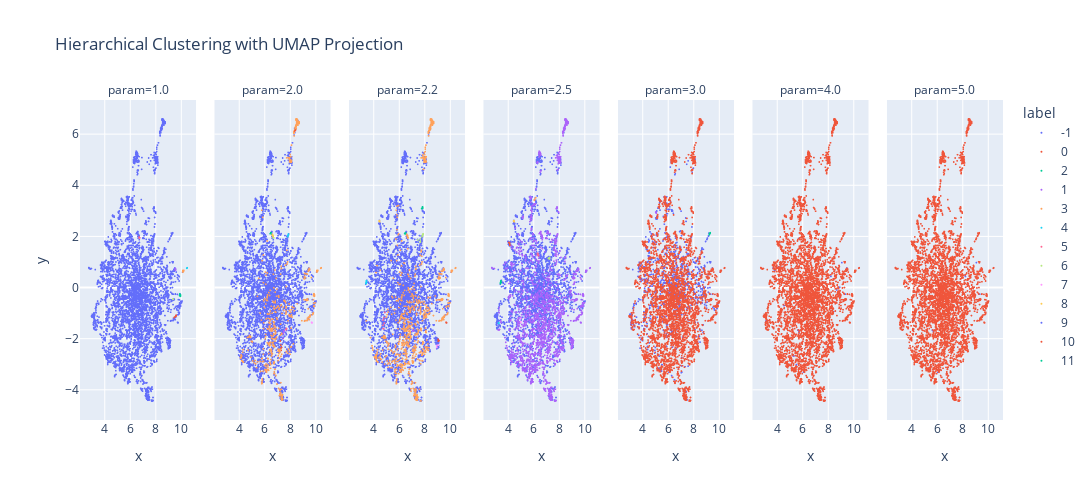

The notebook cell this image was saved under:
### Code cell
lams = [1.0, 2.0, 2.2, 2.5, 3.0, 4.0, 5.0]
labels = [clusterer.single_linkage_tree_.get_clusters(lam, min_cluster_size=3) for lam in lams ]
# unique len
for lab in labels:
    print(len(np.unique(lab)))    
plot_hierarchical_scatter(proj, labels, params=lams)

### Figure 1 — Plotly figure (JSON) as saved in the notebook; plotly's stock layout.template omitted (floating-point values rounded to 4 significant figures; data arrays with more than 128 entries replaced by an {"elided": "..."} marker saying what was removed)
{"data": [{"hovertemplate": "label=-1<br>param=1.0<br>x=%{x}<br>y=%{y}<extra></extra>", "legendgroup": "-1", "marker": {"color": "#636efa", "size": 2, "symbol": "circle"}, "mode": "markers", "name": "-1", "showlegend": true, "type": "scattergl", "x": {"elided": "4957 float values"}, "xaxis": "x", "y": {"elided": "4957 float values"}, "yaxis": "y"}, {"hovertemplate": "label=-1<br>param=2.0<br>x=%{x}<br>y=%{y}<extra></extra>", "legendgroup": "-1", "marker": {"color": "#636efa", "size": 2, "symbol": "circle"}, "mode": "markers", "name": "-1", "showlegend": false, "type": "scattergl", "x": {"elided": "4419 float values"}, "xaxis": "x2", "y": {"elided": "4419 float values"}, "yaxis": "y2"}, {"hovertemplate": "label=-1<br>param=2.2<br>x=%{x}<br>y=%{y}<extra></extra>", "legendgroup": "-1", "marker": {"color": "#636efa", "size": 2, "symbol": "circle"}, "mode": "markers", "name": "-1", "showlegend": false, "type": "scattergl", "x": {"elided": "4047 float values"}, "xaxis": "x3", "y": {"elided": "4047 float values"}, "yaxis": "y3"}, {"hovertemplate": "label=-1<br>param=2.5<br>x=%{x}<br>y=%{y}<extra></extra>", "legendgroup": "-1", "marker": {"color": "#636efa", "size": 2, "symbol": "circle"}, "mode": "markers", "name": "-1", "showlegend": false, "type": "scattergl", "x": {"elided": "3079 float values"}, "xaxis": "x4", "y": {"elided": "3079 float values"}, "yaxis": "y4"}, {"hovertemplate": "label=-1<br>param=3.0<br>x=%{x}<br>y=%{y}<extra></extra>", "legendgroup": "-1", "marker": {"color": "#636efa", "size": 2, "symbol": "circle"}, "mode": "markers", "name": "-1", "showlegend": false, "type": "scattergl", "x": {"elided": "1023 float values"}, "xaxis": "x5", "y": {"elided": "1023 float values"}, "yaxis": "y5"}, {"hovertemplate": "label=-1<br>param=4.0<br>x=%{x}<br>y=%{y}<extra></extra>", "legendgroup": "-1", "marker": {"color": "#636efa", "size": 2, "symbol": "circle"}, "mode": "markers", "name": "-1", "showlegend": false, "type": "scattergl", "x": [7.35, 5.539, 5.645, 5.554, 4.112, 4.535, 9.105, 5.76, 3.721, 10.05, 3.828, 3.148, 8.888, 4.384, 4.107, 7.032, 3.917, 5.74, 6.909, 8.248, 8.449, 4.572, 9.491, 8.948, 8.939, 9.375, 3.806, 3.708, 5.736, 6.095, 8.707, 5.339, 7.087], "xaxis": "x6", "y": [-3.966, -3.015, -1.665, -3.018, -1.276, 1.365, 0.9758, -1.78, 0.7875, -0.5358, 0.6528, -1.317, -0.3036, 0.7888, 0.8054, 0.6279, 0.2454, -1.722, 1.565, 0.4343, -0.9399, -0.7079, 0.7653, -0.2663, 0.01552, -0.2583, 0.8761, 0.7534, 1.927, -3.314, -0.09402, -2.684, 0.8973], "yaxis": "y6"}, {"hovertemplate": "label=-1<br>param=5.0<br>x=%{x}<br>y=%{y}<extra></extra>", "legendgroup": "-1", "marker": {"color": "#636efa", "size": 2, "symbol": "circle"}, "mode": "markers", "name": "-1", "showlegend": false, "type": "scattergl", "x": [5.645, 4.112, 9.105, 5.74, 8.248, 9.375, 6.095], "xaxis": "x7", "y": [-1.665, -1.276, 0.9758, -1.722, 0.4343, -0.2583, -3.314], "yaxis": "y7"}, {"hovertemplate": "label=0<br>param=1.0<br>x=%{x}<br>y=%{y}<extra></extra>", "legendgroup": "0", "marker": {"color": "#EF553B", "size": 2, "symbol": "circle"}, "mode": "markers", "name": "0", "showlegend": true, "type": "scattergl", "x": [9.445, 9.513, 9.564, 9.565, 9.608, 9.591, 9.592], "xaxis": "x", "y": [-1.172, -1.142, -1.114, -1.125, -1.088, -1.118, -1.08], "yaxis": "y"}, {"hovertemplate": "label=0<br>param=2.0<br>x=%{x}<br>y=%{y}<extra></extra>", "legendgroup": "0", "marker": {"color": "#EF553B", "size": 2, "symbol": "circle"}, "mode": "markers", "name": "0", "showlegend": false, "type": "scattergl", "x": [7.256, 7.301, 7.317, 7.229, 7.293, 7.357], "xaxis": "x2", "y": [-2.09, -2.25, -2.459, -2.435, -2.382, -2.345], "yaxis": "y2"}, {"hovertemplate": "label=0<br>param=2.2<br>x=%{x}<br>y=%{y}<extra></extra>", "legendgroup": "0", "marker": {"color": "#EF553B", "size": 2, "symbol": "circle"}, "mode": "markers", "name": "0", "showlegend": false, "type": "scattergl", "x": [9.103, 9.133, 9.093, 9.08, 9.152], "xaxis": "x3", "y": [-2.061, -2.076, -2.1, -2.023, -2.079], "yaxis": "y3"}, {"hovertemplate": "label=0<br>param=2.5<br>x=%{x}<br>y=%{y}<extra></extra>", "legendgroup": "0", "marker": {"color": "#EF553B", "size": 2, "symbol": "circle"}, "mode": "markers", "name": "0", "showlegend": false, "type": "scattergl", "x": [4.146, 4.162, 4.165, 4.096, 4.077], "xaxis": "x4", "y": [1.747, 1.691, 1.655, 1.764, 1.755], "yaxis": "y4"}, {"hovertemplate": "label=0<br>param=3.0<br>x=%{x}<br>y=%{y}<extra></extra>", "legendgroup": "0", "marker": {"color": "#EF553B", "size": 2, "symbol": "circle"}, "mode": "markers", "name": "0", "showlegend": false, "type": "scattergl", "x": {"elided": "3963 float values"}, "xaxis": "x5", "y": {"elided": "3963 float values"}, "yaxis": "y5"}, {"hovertemplate": "label=0<br>param=4.0<br>x=%{x}<br>y=%{y}<extra></extra>", "legendgroup": "0", "marker": {"color": "#EF553B", "size": 2, "symbol": "circle"}, "mode": "markers", "name": "0", "showlegend": false, "type": "scattergl", "x": {"elided": "4967 float values"}, "xaxis": "x6", "y": {"elided": "4967 float values"}, "yaxis": "y6"}, {"hovertemplate": "label=0<br>param=5.0<br>x=%{x}<br>y=%{y}<extra></extra>", "legendgroup": "0", "marker": {"color": "#EF553B", "size": 2, "symbol": "circle"}, "mode": "markers", "name": "0", "showlegend": false, "type": "scattergl", "x": {"elided": "4993 float values"}, "xaxis": "x7", "y": {"elided": "4993 float values"}, "yaxis": "y7"}, {"hovertemplate": "label=2<br>param=1.0<br>x=%{x}<br>y=%{y}<extra></extra>", "legendgroup": "2", "marker": {"color": "#00cc96", "size": 2, "symbol": "circle"}, "mode": "markers", "name": "2", "showlegend": true, "type": "scattergl", "x": [9.866, 9.892, 9.934, 9.89, 9.921, 9.879, 9.94], "xaxis": "x", "y": [-0.3168, -0.288, -0.3433, -0.2885, -0.2852, -0.2524, -0.294], "yaxis": "y"}, {"hovertemplate": "label=2<br>param=2.0<br>x=%{x}<br>y=%{y}<extra></extra>", "legendgroup": "2", "marker": {"color": "#00cc96", "size": 2, "symbol": "circle"}, "mode": "markers", "name": "2", "showlegend": false, "type": "scattergl", "x": [6.463, 6.528, 6.594, 6.511], "xaxis": "x2", "y": [2.106, 2.146, 2.082, 2.141], "yaxis": "y2"}, {"hovertemplate": "label=2<br>param=2.2<br>x=%{x}<br>y=%{y}<extra></extra>", "legendgroup": "2", "marker": {"color": "#00cc96", "size": 2, "symbol": "circle"}, "mode": "markers", "name": "2", "showlegend": false, "type": "scattergl", "x": [6.463, 6.528, 6.594, 6.511, 6.518], "xaxis": "x3", "y": [2.106, 2.146, 2.082, 2.141, 2.139], "yaxis": "y3"}, {"hovertemplate": "label=2<br>param=2.5<br>x=%{x}<br>y=%{y}<extra></extra>", "legendgroup": "2", "marker": {"color": "#00cc96", "size": 2, "symbol": "circle"}, "mode": "markers", "name": "2", "showlegend": false, "type": "scattergl", "x": [3.46, 3.417, 3.469, 3.449, 3.454, 3.479, 3.468, 3.452, 3.434, 3.45], "xaxis": "x4", "y": [0.2154, 0.1765, 0.2071, 0.2027, 0.224, 0.1978, 0.2681, 0.1781, 0.1576, 0.2208], "yaxis": "y4"}, {"hovertemplate": "label=2<br>param=3.0<br>x=%{x}<br>y=%{y}<extra></extra>", "legendgroup": "2", "marker": {"color": "#00cc96", "size": 2, "symbol": "circle"}, "mode": "markers", "name": "2", "showlegend": false, "type": "scattergl", "x": [9.257, 9.328, 9.286, 9.316, 9.293, 9.297, 9.252, 9.302, 9.286, 9.291], "xaxis": "x5", "y": [2.07, 2.147, 2.103, 2.128, 2.111, 2.115, 2.071, 2.108, 2.12, 2.113], "yaxis": "y5"}, {"hovertemplate": "label=1<br>param=1.0<br>x=%{x}<br>y=%{y}<extra></extra>", "legendgroup": "1", "marker": {"color": "#ab63fa", "size": 2, "symbol": "circle"}, "mode": "markers", "name": "1", "showlegend": true, "type": "scattergl", "x": [9.547, 9.535, 9.532, 9.54, 9.521], "xaxis": "x", "y": [0.683, 0.7412, 0.7322, 0.7321, 0.7163], "yaxis": "y"}, {"hovertemplate": "label=1<br>param=2.0<br>x=%{x}<br>y=%{y}<extra></extra>", "legendgroup": "1", "marker": {"color": "#ab63fa", "size": 2, "symbol": "circle"}, "mode": "markers", "name": "1", "showlegend": false, "type": "scattergl", "x": [7.523, 7.507, 7.489, 7.549, 7.491], "xaxis": "x2", "y": [-1.721, -1.776, -1.981, -1.688, -1.799], "yaxis": "y2"}, {"hovertemplate": "label=1<br>param=2.2<br>x=%{x}<br>y=%{y}<extra></extra>", "legendgroup": "1", "marker": {"color": "#ab63fa", "size": 2, "symbol": "circle"}, "mode": "markers", "name": "1", "showlegend": false, "type": "scattergl", "x": [7.082, 7.155, 7.087, 7.106], "xaxis": "x3", "y": [-1.666, -1.701, -1.684, -1.673], "yaxis": "y3"}, {"hovertemplate": "label=1<br>param=2.5<br>x=%{x}<br>y=%{y}<extra></extra>", "legendgroup": "1", "marker": {"color": "#ab63fa", "size": 2, "symbol": "circle"}, "mode": "markers", "name": "1", "showlegend": false, "type": "scattergl", "x": {"elided": "1880 float values"}, "xaxis": "x4", "y": {"elided": "1880 float values"}, "yaxis": "y4"}, {"hovertemplate": "label=1<br>param=3.0<br>x=%{x}<br>y=%{y}<extra></extra>", "legendgroup": "1", "marker": {"color": "#ab63fa", "size": 2, "symbol": "circle"}, "mode": "markers", "name": "1", "showlegend": false, "type": "scattergl", "x": [5.092, 5.053, 5.089, 5.06], "xaxis": "x5", "y": [2.907, 2.95, 2.932, 2.954], "yaxis": "y5"}, {"hovertemplate": "label=3<br>param=1.0<br>x=%{x}<br>y=%{y}<extra></extra>", "legendgroup": "3", "marker": {"color": "#FFA15A", "size": 2, "symbol": "circle"}, "mode": "markers", "name": "3", "showlegend": true, "type": "scattergl", "x": [10.13, 10.15, 10.17, 10.19, 10.2, 10.13, 10.11, 10.13, 10.13, 10.15, 10.15, 10.16], "xaxis": "x", "y": [0.6695, 0.66, 0.6459, 0.6728, 0.6552, 0.6217, 0.62, 0.6061, 0.6254, 0.6296, 0.6268, 0.6305], "yaxis": "y"}, {"hovertemplate": "label=3<br>param=2.0<br>x=%{x}<br>y=%{y}<extra></extra>", "legendgroup": "3", "marker": {"color": "#FFA15A", "size": 2, "symbol": "circle"}, "mode": "markers", "name": "3", "showlegend": false, "type": "scattergl", "x": {"elided": "529 float values"}, "xaxis": "x2", "y": {"elided": "529 float values"}, "yaxis": "y2"}, {"hovertemplate": "label=3<br>param=2.2<br>x=%{x}<br>y=%{y}<extra></extra>", "legendgroup": "3", "marker": {"color": "#FFA15A", "size": 2, "symbol": "circle"}, "mode": "markers", "name": "3", "showlegend": false, "type": "scattergl", "x": {"elided": "885 float values"}, "xaxis": "x3", "y": {"elided": "885 float values"}, "yaxis": "y3"}, {"hovertemplate": "label=3<br>param=2.5<br>x=%{x}<br>y=%{y}<extra></extra>", "legendgroup": "3", "marker": {"color": "#FFA15A", "size": 2, "symbol": "circle"}, "mode": "markers", "name": "3", "showlegend": false, "type": "scattergl", "x": [6.088, 6.117, 6.197], "xaxis": "x4", "y": [3.41, 3.46, 3.514], "yaxis": "y4"}, {"hovertemplate": "label=4<br>param=1.0<br>x=%{x}<br>y=%{y}<extra></extra>", "legendgroup": "4", "marker": {"color": "#19d3f3", "size": 2, "symbol": "circle"}, "mode": "markers", "name": "4", "showlegend": true, "type": "scattergl", "x": [10.43, 10.43, 10.46, 10.45, 10.46], "xaxis": "x", "y": [0.752, 0.7547, 0.7673, 0.7613, 0.7771], "yaxis": "y"}, {"hovertemplate": "label=4<br>param=2.0<br>x=%{x}<br>y=%{y}<extra></extra>", "legendgroup": "4", "marker": {"color": "#19d3f3", "size": 2, "symbol": "circle"}, "mode": "markers", "name": "4", "showlegend": false, "type": "scattergl", "x": [7.873, 7.894, 7.826, 7.872, 7.882, 7.865, 7.894], "xaxis": "x2", "y": [2.062, 2.056, 1.991, 2.049, 2.056, 2.047, 2.09], "yaxis": "y2"}, {"hovertemplate": "label=4<br>param=2.2<br>x=%{x}<br>y=%{y}<extra></extra>", "legendgroup": "4", "marker": {"color": "#19d3f3", "size": 2, "symbol": "circle"}, "mode": "markers", "name": "4", "showlegend": false, "type": "scattergl", "x": [3.46, 3.417, 3.449, 3.454, 3.479, 3.468, 3.452, 3.434], "xaxis": "x3", "y": [0.2154, 0.1765, 0.2027, 0.224, 0.1978, 0.2681, 0.1781, 0.1576], "yaxis": "y3"}, {"hovertemplate": "label=4<br>param=2.5<br>x=%{x}<br>y=%{y}<extra></extra>", "legendgroup": "4", "marker": {"color": "#19d3f3", "size": 2, "symbol": "circle"}, "mode": "markers", "name": "4", "showlegend": false, "type": "scattergl", "x": [3.288, 3.277, 3.299, 3.307], "xaxis": "x4", "y": [-1.393, -1.391, -1.405, -1.376], "yaxis": "y4"}, {"hovertemplate": "label=5<br>param=1.0<br>x=%{x}<br>y=%{y}<extra></extra>", "legendgroup": "5", "marker": {"color": "#FF6692", "size": 2, "symbol": "circle"}, "mode": "markers", "name": "5", "showlegend": true, "type": "scattergl", "x": [6.741, 6.696, 6.697, 6.735], "xaxis": "x", "y": [1.949, 1.974, 1.94, 1.942], "yaxis": "y"}, {"hovertemplate": "label=5<br>param=2.0<br>x=%{x}<br>y=%{y}<extra></extra>", "legendgroup": "5", "marker": {"color": "#FF6692", "size": 2, "symbol": "circle"}, "mode": "markers", "name": "5", "showlegend": false, "type": "scattergl", "x": [7.739, 7.706, 7.744], "xaxis": "x2", "y": [-1.6, -1.652, -1.617], "yaxis": "y2"}, {"hovertemplate": "label=5<br>param=2.2<br>x=%{x}<br>y=%{y}<extra></extra>", "legendgroup": "5", "marker": {"color": "#FF6692", "size": 2, "symbol": "circle"}, "mode": "markers", "name": "5", "showlegend": false, "type": "scattergl", "x": [4.819, 4.772, 4.865, 4.838, 4.903, 4.773, 4.772], "xaxis": "x3", "y": [-1.615, -1.475, -1.392, -1.185, -0.9728, -1.269, -1.605], "yaxis": "y3"}, {"hovertemplate": "label=5<br>param=2.5<br>x=%{x}<br>y=%{y}<extra></extra>", "legendgroup": "5", "marker": {"color": "#FF6692", "size": 2, "symbol": "circle"}, "mode": "markers", "name": "5", "showlegend": false, "type": "scattergl", "x": [6.42, 6.379, 6.358, 6.339, 6.377, 6.33], "xaxis": "x4", "y": [1.244, 1.299, 1.321, 1.342, 1.246, 1.316], "yaxis": "y4"}, {"hovertemplate": "label=6<br>param=1.0<br>x=%{x}<br>y=%{y}<extra></extra>", "legendgroup": "6", "marker": {"color": "#B6E880", "size": 2, "symbol": "circle"}, "mode": "markers", "name": "6", "showlegend": true, "type": "scattergl", "x": [9.339, 9.371, 9.343], "xaxis": "x", "y": [-0.4642, -0.4502, -0.4505], "yaxis": "y"}, {"hovertemplate": "label=6<br>param=2.0<br>x=%{x}<br>y=%{y}<extra></extra>", "legendgroup": "6", "marker": {"color": "#B6E880", "size": 2, "symbol": "circle"}, "mode": "markers", "name": "6", "showlegend": false, "type": "scattergl", "x": [6.741, 6.696, 6.697, 6.735], "xaxis": "x2", "y": [1.949, 1.974, 1.94, 1.942], "yaxis": "y2"}, {"hovertemplate": "label=6<br>param=2.2<br>x=%{x}<br>y=%{y}<extra></extra>", "legendgroup": "6", "marker": {"color": "#B6E880", "size": 2, "symbol": "circle"}, "mode": "markers", "name": "6", "showlegend": false, "type": "scattergl", "x": [7.5, 7.687, 7.873, 7.683, 7.695, 7.894, 7.826, 7.872, 7.882, 7.865, 7.894, 7.888, 7.895, 7.91], "xaxis": "x3", "y": [1.863, 1.772, 2.062, 1.91, 1.818, 2.056, 1.991, 2.049, 2.056, 2.047, 2.09, 2.087, 2.076, 2.098], "yaxis": "y3"}, {"hovertemplate": "label=6<br>param=2.5<br>x=%{x}<br>y=%{y}<extra></extra>", "legendgroup": "6", "marker": {"color": "#B6E880", "size": 2, "symbol": "circle"}, "mode": "markers", "name": "6", "showlegend": false, "type": "scattergl", "x": [7.274, 7.252, 7.278, 7.183], "xaxis": "x4", "y": [1.172, 1.118, 1.124, 1.141], "yaxis": "y4"}, {"hovertemplate": "label=7<br>param=2.0<br>x=%{x}<br>y=%{y}<extra></extra>", "legendgroup": "7", "marker": {"color": "#FF97FF", "size": 2, "symbol": "circle"}, "mode": "markers", "name": "7", "showlegend": true, "type": "scattergl", "x": [9.719, 9.718, 9.734, 9.709, 9.746], "xaxis": "x2", "y": [-1.371, -1.376, -1.384, -1.356, -1.377], "yaxis": "y2"}, {"hovertemplate": "label=7<br>param=2.2<br>x=%{x}<br>y=%{y}<extra></extra>", "legendgroup": "7", "marker": {"color": "#FF97FF", "size": 2, "symbol": "circle"}, "mode": "markers", "name": "7", "showlegend": false, "type": "scattergl", "x": [8.985, 9.107, 8.97], "xaxis": "x3", "y": [-2.344, -2.253, -2.271], "yaxis": "y3"}, {"hovertemplate": "label=7<br>param=2.5<br>x=%{x}<br>y=%{y}<extra></extra>", "legendgroup": "7", "marker": {"color": "#FF97FF", "size": 2, "symbol": "circle"}, "mode": "markers", "name": "7", "showlegend": false, "type": "scattergl", "x": [5.017, 5.027, 5.009, 5.026], "xaxis": "x4", "y": [-1.34, -1.21, -1.355, -1.332], "yaxis": "y4"}, {"hovertemplate": "label=8<br>param=2.0<br>x=%{x}<br>y=%{y}<extra></extra>", "legendgroup": "8", "marker": {"color": "#FECB52", "size": 2, "symbol": "circle"}, "mode": "markers", "name": "8", "showlegend": true, "type": "scattergl", "x": [6.691, 6.632, 6.634, 6.684], "xaxis": "x2", "y": [2.003, 2.033, 2.082, 2.044], "yaxis": "y2"}, {"hovertemplate": "label=8<br>param=2.2<br>x=%{x}<br>y=%{y}<extra></extra>", "legendgroup": "8", "marker": {"color": "#FECB52", "size": 2, "symbol": "circle"}, "mode": "markers", "name": "8", "showlegend": false, "type": "scattergl", "x": [4.485, 4.503, 4.457], "xaxis": "x3", "y": [2.619, 2.573, 2.599], "yaxis": "y3"}, {"hovertemplate": "label=8<br>param=2.5<br>x=%{x}<br>y=%{y}<extra></extra>", "legendgroup": "8", "marker": {"color": "#FECB52", "size": 2, "symbol": "circle"}, "mode": "markers", "name": "8", "showlegend": false, "type": "scattergl", "x": [4.485, 4.508, 4.503, 4.489, 4.457], "xaxis": "x4", "y": [2.619, 2.588, 2.573, 2.587, 2.599], "yaxis": "y4"}, {"hovertemplate": "label=9<br>param=2.0<br>x=%{x}<br>y=%{y}<extra></extra>", "legendgroup": "9", "marker": {"color": "#636efa", "size": 2, "symbol": "circle"}, "mode": "markers", "name": "9", "showlegend": true, "type": "scattergl", "x": [7.874, 7.865, 7.802, 7.819, 7.795, 7.872, 7.864, 7.873, 7.875, 7.809, 7.881], "xaxis": "x2", "y": [3.119, 3.12, 3.083, 3.096, 3.084, 3.135, 3.154, 3.129, 3.117, 3.082, 3.106], "yaxis": "y2"}, {"hovertemplate": "label=9<br>param=2.2<br>x=%{x}<br>y=%{y}<extra></extra>", "legendgroup": "9", "marker": {"color": "#636efa", "size": 2, "symbol": "circle"}, "mode": "markers", "name": "9", "showlegend": false, "type": "scattergl", "x": [5.901, 5.972, 5.947], "xaxis": "x3", "y": [-3.293, -3.222, -3.19], "yaxis": "y3"}, {"hovertemplate": "label=10<br>param=2.0<br>x=%{x}<br>y=%{y}<extra></extra>", "legendgroup": "10", "marker": {"color": "#EF553B", "size": 2, "symbol": "circle"}, "mode": "markers", "name": "10", "showlegend": true, "type": "scattergl", "x": [8.439, 8.44, 8.398], "xaxis": "x2", "y": [6.158, 6.153, 6.124], "yaxis": "y2"}, {"hovertemplate": "label=10<br>param=2.2<br>x=%{x}<br>y=%{y}<extra></extra>", "legendgroup": "10", "marker": {"color": "#EF553B", "size": 2, "symbol": "circle"}, "mode": "markers", "name": "10", "showlegend": false, "type": "scattergl", "x": [9.719, 9.718, 9.734, 9.709, 9.746], "xaxis": "x3", "y": [-1.371, -1.376, -1.384, -1.356, -1.377], "yaxis": "y3"}, {"hovertemplate": "label=11<br>param=2.2<br>x=%{x}<br>y=%{y}<extra></extra>", "legendgroup": "11", "marker": {"color": "#00cc96", "size": 2, "symbol": "circle"}, "mode": "markers", "name": "11", "showlegend": true, "type": "scattergl", "x": [7.874, 7.865, 7.802, 7.819, 7.795, 7.872, 7.864, 7.873, 7.875, 7.809, 7.881], "xaxis": "x3", "y": [3.119, 3.12, 3.083, 3.096, 3.084, 3.135, 3.154, 3.129, 3.117, 3.082, 3.106], "yaxis": "y3"}], "layout": {"annotations": [{"font": {}, "showarrow": false, "text": "param=1.0", "x": 0.06286, "xanchor": "center", "xref": "paper", "y": 1, "yanchor": "bottom", "yref": "paper"}, {"font": {}, "showarrow": false, "text": "param=2.0", "x": 0.2086, "xanchor": "center", "xref": "paper", "y": 1, "yanchor": "bottom", "yref": "paper"}, {"font": {}, "showarrow": false, "text": "param=2.2", "x": 0.3543, "xanchor": "center", "xref": "paper", "y": 1, "yanchor": "bottom", "yref": "paper"}, {"font": {}, "showarrow": false, "text": "param=2.5", "x": 0.5, "xanchor": "center", "xref": "paper", "y": 1, "yanchor": "bottom", "yref": "paper"}, {"font": {}, "showarrow": false, "text": "param=3.0", "x": 0.6457, "xanchor": "center", "xref": "paper", "y": 1, "yanchor": "bottom", "yref": "paper"}, {"font": {}, "showarrow": false, "text": "param=4.0", "x": 0.7914, "xanchor": "center", "xref": "paper", "y": 1, "yanchor": "bottom", "yref": "paper"}, {"font": {}, "showarrow": false, "text": "param=5.0", "x": 0.9371, "xanchor": "center", "xref": "paper", "y": 1, "yanchor": "bottom", "yref": "paper"}], "height": 500, "legend": {"title": {"text": "label"}, "tracegroupgap": 0}, "title": {"text": "Hierarchical Clustering with UMAP Projection"}, "width": 3500, "xaxis": {"anchor": "y", "domain": [0, 0.1257], "title": {"text": "x"}}, "xaxis2": {"anchor": "y2", "domain": [0.1457, 0.2714], "matches": "x", "title": {"text": "x"}}, "xaxis3": {"anchor": "y3", "domain": [0.2914, 0.4171], "matches": "x", "title": {"text": "x"}}, "xaxis4": {"anchor": "y4", "domain": [0.4371, 0.5629], "matches": "x", "title": {"text": "x"}}, "xaxis5": {"anchor": "y5", "domain": [0.5829, 0.7086], "matches": "x", "title": {"text": "x"}}, "xaxis6": {"anchor": "y6", "domain": [0.7286, 0.8543], "matches": "x", "title": {"text": "x"}}, "xaxis7": {"anchor": "y7", "domain": [0.8743, 1.0], "matches": "x", "title": {"text": "x"}}, "yaxis": {"anchor": "x", "domain": [0, 1], "title": {"text": "y"}}, "yaxis2": {"anchor": "x2", "domain": [0, 1], "matches": "y", "showticklabels": false}, "yaxis3": {"anchor": "x3", "domain": [0, 1], "matches": "y", "showticklabels": false}, "yaxis4": {"anchor": "x4", "domain": [0, 1], "matches": "y", "showticklabels": false}, "yaxis5": {"anchor": "x5", "domain": [0, 1], "matches": "y", "showticklabels": false}, "yaxis6": {"anchor": "x6", "domain": [0, 1], "matches": "y", "showticklabels": false}, "yaxis7": {"anchor": "x7", "domain": [0, 1], "matches": "y", "showticklabels": false}}}
